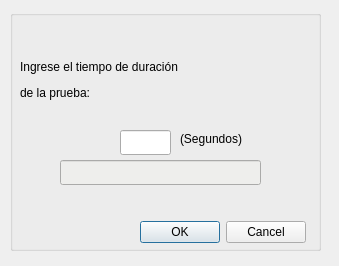
<?xml version="1.0" encoding="UTF-8"?>
<ui version="4.0">
 <class>tiempod</class>
 <widget class="QDialog" name="tiempod">
  <property name="geometry">
   <rect>
    <x>0</x>
    <y>0</y>
    <width>339</width>
    <height>266</height>
   </rect>
  </property>
  <property name="windowTitle">
   <string>Dialog</string>
  </property>
  <widget class="QGroupBox" name="groupBox">
   <property name="geometry">
    <rect>
     <x>10</x>
     <y>10</y>
     <width>311</width>
     <height>241</height>
    </rect>
   </property>
   <property name="title">
    <string/>
   </property>
   <widget class="QLabel" name="label">
    <property name="geometry">
     <rect>
      <x>10</x>
      <y>30</y>
      <width>281</width>
      <height>81</height>
     </rect>
    </property>
    <property name="styleSheet">
     <string notr="true">font: 75 italic 14pt &quot;URW Bookman L&quot;;</string>
    </property>
    <property name="text">
     <string>&lt;html&gt;&lt;head/&gt;&lt;body&gt;&lt;p&gt;Ingrese el tiempo de duración&lt;/p&gt;&lt;p&gt;de la prueba:&lt;/p&gt;&lt;/body&gt;&lt;/html&gt;</string>
    </property>
   </widget>
   <widget class="QLineEdit" name="tiempop">
    <property name="geometry">
     <rect>
      <x>110</x>
      <y>120</y>
      <width>51</width>
      <height>25</height>
     </rect>
    </property>
   </widget>
   <widget class="QLabel" name="label_2">
    <property name="geometry">
     <rect>
      <x>170</x>
      <y>120</y>
      <width>81</width>
      <height>17</height>
     </rect>
    </property>
    <property name="text">
     <string>(Segundos)</string>
    </property>
   </widget>
   <widget class="QLineEdit" name="adver">
    <property name="geometry">
     <rect>
      <x>50</x>
      <y>150</y>
      <width>201</width>
      <height>25</height>
     </rect>
    </property>
    <property name="styleSheet">
     <string notr="true">color: rgb(204, 0, 0);
border-color: rgb(238, 238, 236);
background-color: rgb(238, 238, 236);</string>
    </property>
   </widget>
   <widget class="QDialogButtonBox" name="buttonBox">
    <property name="geometry">
     <rect>
      <x>130</x>
      <y>210</y>
      <width>166</width>
      <height>25</height>
     </rect>
    </property>
    <property name="standardButtons">
     <set>QDialogButtonBox::Cancel|QDialogButtonBox::Ok</set>
    </property>
   </widget>
  </widget>
 </widget>
 <resources/>
 <connections/>
</ui>
